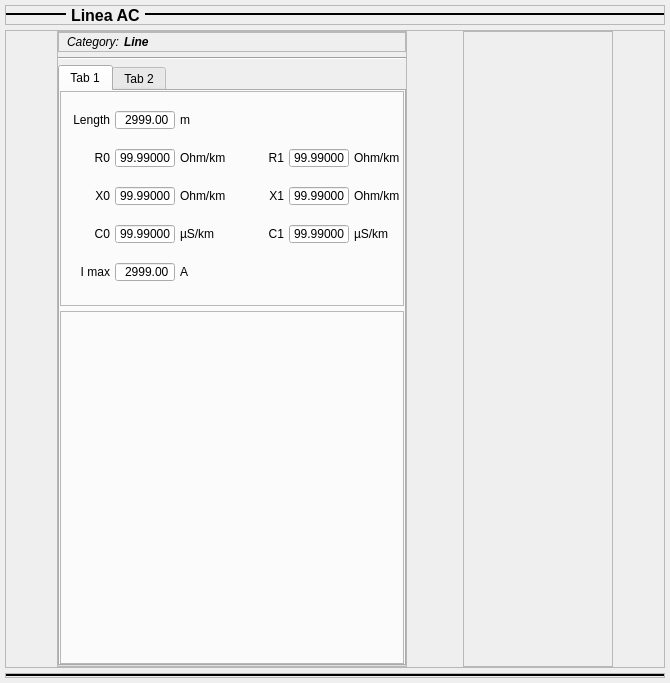
<?xml version="1.0" encoding="UTF-8"?>
<ui version="4.0">
 <class>Form</class>
 <widget class="QWidget" name="Form">
  <property name="geometry">
   <rect>
    <x>0</x>
    <y>0</y>
    <width>670</width>
    <height>683</height>
   </rect>
  </property>
  <property name="windowTitle">
   <string>Form</string>
  </property>
  <layout class="QVBoxLayout" name="verticalLayout_3">
   <property name="spacing">
    <number>5</number>
   </property>
   <property name="leftMargin">
    <number>5</number>
   </property>
   <property name="topMargin">
    <number>5</number>
   </property>
   <property name="rightMargin">
    <number>5</number>
   </property>
   <property name="bottomMargin">
    <number>5</number>
   </property>
   <item>
    <widget class="QFrame" name="frame_5">
     <property name="sizePolicy">
      <sizepolicy hsizetype="Preferred" vsizetype="Minimum">
       <horstretch>200</horstretch>
       <verstretch>0</verstretch>
      </sizepolicy>
     </property>
     <property name="minimumSize">
      <size>
       <width>20</width>
       <height>0</height>
      </size>
     </property>
     <property name="maximumSize">
      <size>
       <width>1000</width>
       <height>20</height>
      </size>
     </property>
     <property name="frameShape">
      <enum>QFrame::StyledPanel</enum>
     </property>
     <property name="frameShadow">
      <enum>QFrame::Raised</enum>
     </property>
     <layout class="QHBoxLayout" name="horizontalLayout" stretch="0,0,0">
      <property name="spacing">
       <number>5</number>
      </property>
      <property name="leftMargin">
       <number>0</number>
      </property>
      <property name="topMargin">
       <number>0</number>
      </property>
      <property name="rightMargin">
       <number>0</number>
      </property>
      <property name="bottomMargin">
       <number>0</number>
      </property>
      <item>
       <widget class="Line" name="line">
        <property name="sizePolicy">
         <sizepolicy hsizetype="Fixed" vsizetype="Fixed">
          <horstretch>0</horstretch>
          <verstretch>0</verstretch>
         </sizepolicy>
        </property>
        <property name="minimumSize">
         <size>
          <width>60</width>
          <height>0</height>
         </size>
        </property>
        <property name="maximumSize">
         <size>
          <width>60</width>
          <height>16777215</height>
         </size>
        </property>
        <property name="frameShadow">
         <enum>QFrame::Plain</enum>
        </property>
        <property name="lineWidth">
         <number>2</number>
        </property>
        <property name="orientation">
         <enum>Qt::Horizontal</enum>
        </property>
       </widget>
      </item>
      <item>
       <widget class="QLabel" name="label_3">
        <property name="sizePolicy">
         <sizepolicy hsizetype="Preferred" vsizetype="Preferred">
          <horstretch>0</horstretch>
          <verstretch>0</verstretch>
         </sizepolicy>
        </property>
        <property name="minimumSize">
         <size>
          <width>20</width>
          <height>0</height>
         </size>
        </property>
        <property name="maximumSize">
         <size>
          <width>200</width>
          <height>16777215</height>
         </size>
        </property>
        <property name="font">
         <font>
          <pointsize>12</pointsize>
          <weight>75</weight>
          <bold>true</bold>
         </font>
        </property>
        <property name="text">
         <string>Linea AC</string>
        </property>
       </widget>
      </item>
      <item>
       <widget class="Line" name="line_3">
        <property name="sizePolicy">
         <sizepolicy hsizetype="Maximum" vsizetype="Fixed">
          <horstretch>200</horstretch>
          <verstretch>0</verstretch>
         </sizepolicy>
        </property>
        <property name="minimumSize">
         <size>
          <width>20</width>
          <height>0</height>
         </size>
        </property>
        <property name="maximumSize">
         <size>
          <width>1000</width>
          <height>16777215</height>
         </size>
        </property>
        <property name="frameShadow">
         <enum>QFrame::Plain</enum>
        </property>
        <property name="lineWidth">
         <number>2</number>
        </property>
        <property name="orientation">
         <enum>Qt::Horizontal</enum>
        </property>
       </widget>
      </item>
     </layout>
    </widget>
   </item>
   <item>
    <widget class="QFrame" name="frame_7">
     <property name="frameShape">
      <enum>QFrame::StyledPanel</enum>
     </property>
     <property name="frameShadow">
      <enum>QFrame::Raised</enum>
     </property>
     <layout class="QHBoxLayout" name="horizontalLayout_5">
      <property name="spacing">
       <number>5</number>
      </property>
      <property name="leftMargin">
       <number>0</number>
      </property>
      <property name="topMargin">
       <number>0</number>
      </property>
      <property name="rightMargin">
       <number>0</number>
      </property>
      <property name="bottomMargin">
       <number>0</number>
      </property>
      <item>
       <widget class="QFrame" name="frame_9">
        <property name="minimumSize">
         <size>
          <width>300</width>
          <height>0</height>
         </size>
        </property>
        <property name="maximumSize">
         <size>
          <width>350</width>
          <height>1000</height>
         </size>
        </property>
        <property name="frameShape">
         <enum>QFrame::StyledPanel</enum>
        </property>
        <property name="frameShadow">
         <enum>QFrame::Raised</enum>
        </property>
        <layout class="QVBoxLayout" name="verticalLayout_4">
         <property name="spacing">
          <number>5</number>
         </property>
         <property name="leftMargin">
          <number>0</number>
         </property>
         <property name="topMargin">
          <number>0</number>
         </property>
         <property name="rightMargin">
          <number>0</number>
         </property>
         <property name="bottomMargin">
          <number>0</number>
         </property>
         <item>
          <widget class="QFrame" name="frame_12">
           <property name="minimumSize">
            <size>
             <width>0</width>
             <height>20</height>
            </size>
           </property>
           <property name="maximumSize">
            <size>
             <width>16777215</width>
             <height>20</height>
            </size>
           </property>
           <property name="frameShape">
            <enum>QFrame::StyledPanel</enum>
           </property>
           <property name="frameShadow">
            <enum>QFrame::Raised</enum>
           </property>
           <layout class="QHBoxLayout" name="horizontalLayout_3">
            <property name="spacing">
             <number>5</number>
            </property>
            <property name="leftMargin">
             <number>0</number>
            </property>
            <property name="topMargin">
             <number>0</number>
            </property>
            <property name="rightMargin">
             <number>0</number>
            </property>
            <property name="bottomMargin">
             <number>0</number>
            </property>
            <item>
             <widget class="QLabel" name="label_19">
              <property name="minimumSize">
               <size>
                <width>60</width>
                <height>0</height>
               </size>
              </property>
              <property name="maximumSize">
               <size>
                <width>60</width>
                <height>16777215</height>
               </size>
              </property>
              <property name="font">
               <font>
                <italic>true</italic>
               </font>
              </property>
              <property name="text">
               <string>Category:</string>
              </property>
              <property name="alignment">
               <set>Qt::AlignRight|Qt::AlignTrailing|Qt::AlignVCenter</set>
              </property>
             </widget>
            </item>
            <item>
             <widget class="QLabel" name="label_52">
              <property name="font">
               <font>
                <weight>75</weight>
                <italic>true</italic>
                <bold>true</bold>
               </font>
              </property>
              <property name="text">
               <string>Line</string>
              </property>
             </widget>
            </item>
           </layout>
          </widget>
         </item>
         <item>
          <widget class="Line" name="line_5">
           <property name="orientation">
            <enum>Qt::Horizontal</enum>
           </property>
          </widget>
         </item>
         <item>
          <widget class="QTabWidget" name="tabWidget">
           <property name="maximumSize">
            <size>
             <width>350</width>
             <height>16777215</height>
            </size>
           </property>
           <property name="currentIndex">
            <number>0</number>
           </property>
           <widget class="QWidget" name="tab_3">
            <attribute name="title">
             <string>Tab 1</string>
            </attribute>
            <layout class="QVBoxLayout" name="verticalLayout_2">
             <property name="spacing">
              <number>5</number>
             </property>
             <property name="leftMargin">
              <number>0</number>
             </property>
             <property name="topMargin">
              <number>0</number>
             </property>
             <property name="rightMargin">
              <number>0</number>
             </property>
             <property name="bottomMargin">
              <number>0</number>
             </property>
             <item>
              <widget class="QFrame" name="frame_11">
               <property name="sizePolicy">
                <sizepolicy hsizetype="Preferred" vsizetype="Fixed">
                 <horstretch>0</horstretch>
                 <verstretch>0</verstretch>
                </sizepolicy>
               </property>
               <property name="minimumSize">
                <size>
                 <width>0</width>
                 <height>0</height>
                </size>
               </property>
               <property name="maximumSize">
                <size>
                 <width>350</width>
                 <height>215</height>
                </size>
               </property>
               <property name="frameShape">
                <enum>QFrame::StyledPanel</enum>
               </property>
               <property name="frameShadow">
                <enum>QFrame::Raised</enum>
               </property>
               <layout class="QGridLayout" name="gridLayout_3">
                <property name="leftMargin">
                 <number>0</number>
                </property>
                <property name="topMargin">
                 <number>5</number>
                </property>
                <property name="rightMargin">
                 <number>0</number>
                </property>
                <property name="bottomMargin">
                 <number>5</number>
                </property>
                <property name="spacing">
                 <number>5</number>
                </property>
                <item row="0" column="0">
                 <widget class="QLabel" name="label_44">
                  <property name="minimumSize">
                   <size>
                    <width>20</width>
                    <height>0</height>
                   </size>
                  </property>
                  <property name="maximumSize">
                   <size>
                    <width>50</width>
                    <height>20</height>
                   </size>
                  </property>
                  <property name="text">
                   <string>Length</string>
                  </property>
                  <property name="alignment">
                   <set>Qt::AlignRight|Qt::AlignTrailing|Qt::AlignVCenter</set>
                  </property>
                 </widget>
                </item>
                <item row="1" column="3">
                 <widget class="QLabel" name="label_42">
                  <property name="minimumSize">
                   <size>
                    <width>20</width>
                    <height>0</height>
                   </size>
                  </property>
                  <property name="maximumSize">
                   <size>
                    <width>50</width>
                    <height>20</height>
                   </size>
                  </property>
                  <property name="text">
                   <string>R1</string>
                  </property>
                  <property name="alignment">
                   <set>Qt::AlignRight|Qt::AlignTrailing|Qt::AlignVCenter</set>
                  </property>
                 </widget>
                </item>
                <item row="0" column="2">
                 <widget class="QLabel" name="label_47">
                  <property name="minimumSize">
                   <size>
                    <width>30</width>
                    <height>0</height>
                   </size>
                  </property>
                  <property name="maximumSize">
                   <size>
                    <width>50</width>
                    <height>20</height>
                   </size>
                  </property>
                  <property name="text">
                   <string>m</string>
                  </property>
                 </widget>
                </item>
                <item row="1" column="2">
                 <widget class="QLabel" name="label_51">
                  <property name="minimumSize">
                   <size>
                    <width>30</width>
                    <height>0</height>
                   </size>
                  </property>
                  <property name="maximumSize">
                   <size>
                    <width>50</width>
                    <height>20</height>
                   </size>
                  </property>
                  <property name="text">
                   <string>Ohm/km</string>
                  </property>
                 </widget>
                </item>
                <item row="1" column="1">
                 <widget class="QDoubleSpinBox" name="doubleSpinBox_19">
                  <property name="minimumSize">
                   <size>
                    <width>30</width>
                    <height>0</height>
                   </size>
                  </property>
                  <property name="maximumSize">
                   <size>
                    <width>60</width>
                    <height>20</height>
                   </size>
                  </property>
                  <property name="alignment">
                   <set>Qt::AlignRight|Qt::AlignTrailing|Qt::AlignVCenter</set>
                  </property>
                  <property name="buttonSymbols">
                   <enum>QAbstractSpinBox::NoButtons</enum>
                  </property>
                  <property name="decimals">
                   <number>5</number>
                  </property>
                  <property name="maximum">
                   <double>99.989999999999995</double>
                  </property>
                  <property name="value">
                   <double>99.989999999999995</double>
                  </property>
                 </widget>
                </item>
                <item row="5" column="2">
                 <widget class="QLabel" name="label_48">
                  <property name="minimumSize">
                   <size>
                    <width>30</width>
                    <height>0</height>
                   </size>
                  </property>
                  <property name="maximumSize">
                   <size>
                    <width>50</width>
                    <height>20</height>
                   </size>
                  </property>
                  <property name="text">
                   <string>µS/km</string>
                  </property>
                 </widget>
                </item>
                <item row="3" column="1">
                 <widget class="QDoubleSpinBox" name="doubleSpinBox_20">
                  <property name="minimumSize">
                   <size>
                    <width>30</width>
                    <height>0</height>
                   </size>
                  </property>
                  <property name="maximumSize">
                   <size>
                    <width>60</width>
                    <height>20</height>
                   </size>
                  </property>
                  <property name="alignment">
                   <set>Qt::AlignRight|Qt::AlignTrailing|Qt::AlignVCenter</set>
                  </property>
                  <property name="buttonSymbols">
                   <enum>QAbstractSpinBox::NoButtons</enum>
                  </property>
                  <property name="decimals">
                   <number>5</number>
                  </property>
                  <property name="maximum">
                   <double>99.989999999999995</double>
                  </property>
                  <property name="value">
                   <double>99.989999999999995</double>
                  </property>
                 </widget>
                </item>
                <item row="5" column="0">
                 <widget class="QLabel" name="label_37">
                  <property name="minimumSize">
                   <size>
                    <width>20</width>
                    <height>0</height>
                   </size>
                  </property>
                  <property name="maximumSize">
                   <size>
                    <width>50</width>
                    <height>20</height>
                   </size>
                  </property>
                  <property name="text">
                   <string>C0</string>
                  </property>
                  <property name="alignment">
                   <set>Qt::AlignRight|Qt::AlignTrailing|Qt::AlignVCenter</set>
                  </property>
                 </widget>
                </item>
                <item row="1" column="4">
                 <widget class="QDoubleSpinBox" name="doubleSpinBox_22">
                  <property name="minimumSize">
                   <size>
                    <width>30</width>
                    <height>0</height>
                   </size>
                  </property>
                  <property name="maximumSize">
                   <size>
                    <width>60</width>
                    <height>20</height>
                   </size>
                  </property>
                  <property name="alignment">
                   <set>Qt::AlignRight|Qt::AlignTrailing|Qt::AlignVCenter</set>
                  </property>
                  <property name="buttonSymbols">
                   <enum>QAbstractSpinBox::NoButtons</enum>
                  </property>
                  <property name="decimals">
                   <number>5</number>
                  </property>
                  <property name="maximum">
                   <double>99.989999999999995</double>
                  </property>
                  <property name="value">
                   <double>99.989999999999995</double>
                  </property>
                 </widget>
                </item>
                <item row="7" column="2">
                 <widget class="QLabel" name="label_38">
                  <property name="minimumSize">
                   <size>
                    <width>30</width>
                    <height>0</height>
                   </size>
                  </property>
                  <property name="maximumSize">
                   <size>
                    <width>50</width>
                    <height>20</height>
                   </size>
                  </property>
                  <property name="text">
                   <string>A</string>
                  </property>
                 </widget>
                </item>
                <item row="0" column="1">
                 <widget class="QDoubleSpinBox" name="doubleSpinBox_23">
                  <property name="minimumSize">
                   <size>
                    <width>30</width>
                    <height>0</height>
                   </size>
                  </property>
                  <property name="maximumSize">
                   <size>
                    <width>60</width>
                    <height>20</height>
                   </size>
                  </property>
                  <property name="alignment">
                   <set>Qt::AlignRight|Qt::AlignTrailing|Qt::AlignVCenter</set>
                  </property>
                  <property name="buttonSymbols">
                   <enum>QAbstractSpinBox::NoButtons</enum>
                  </property>
                  <property name="maximum">
                   <double>9999.989999999999782</double>
                  </property>
                  <property name="value">
                   <double>2999.000000000000000</double>
                  </property>
                 </widget>
                </item>
                <item row="3" column="0">
                 <widget class="QLabel" name="label_41">
                  <property name="minimumSize">
                   <size>
                    <width>20</width>
                    <height>0</height>
                   </size>
                  </property>
                  <property name="maximumSize">
                   <size>
                    <width>50</width>
                    <height>20</height>
                   </size>
                  </property>
                  <property name="text">
                   <string>X0</string>
                  </property>
                  <property name="alignment">
                   <set>Qt::AlignRight|Qt::AlignTrailing|Qt::AlignVCenter</set>
                  </property>
                 </widget>
                </item>
                <item row="1" column="0">
                 <widget class="QLabel" name="label_39">
                  <property name="minimumSize">
                   <size>
                    <width>20</width>
                    <height>0</height>
                   </size>
                  </property>
                  <property name="maximumSize">
                   <size>
                    <width>50</width>
                    <height>20</height>
                   </size>
                  </property>
                  <property name="text">
                   <string>R0</string>
                  </property>
                  <property name="alignment">
                   <set>Qt::AlignRight|Qt::AlignTrailing|Qt::AlignVCenter</set>
                  </property>
                 </widget>
                </item>
                <item row="5" column="1">
                 <widget class="QDoubleSpinBox" name="doubleSpinBox_17">
                  <property name="minimumSize">
                   <size>
                    <width>30</width>
                    <height>0</height>
                   </size>
                  </property>
                  <property name="maximumSize">
                   <size>
                    <width>60</width>
                    <height>20</height>
                   </size>
                  </property>
                  <property name="alignment">
                   <set>Qt::AlignRight|Qt::AlignTrailing|Qt::AlignVCenter</set>
                  </property>
                  <property name="buttonSymbols">
                   <enum>QAbstractSpinBox::NoButtons</enum>
                  </property>
                  <property name="decimals">
                   <number>5</number>
                  </property>
                  <property name="maximum">
                   <double>99.989999999999995</double>
                  </property>
                  <property name="value">
                   <double>99.989999999999995</double>
                  </property>
                 </widget>
                </item>
                <item row="3" column="2">
                 <widget class="QLabel" name="label_50">
                  <property name="minimumSize">
                   <size>
                    <width>30</width>
                    <height>0</height>
                   </size>
                  </property>
                  <property name="maximumSize">
                   <size>
                    <width>50</width>
                    <height>20</height>
                   </size>
                  </property>
                  <property name="text">
                   <string>Ohm/km</string>
                  </property>
                 </widget>
                </item>
                <item row="1" column="5">
                 <widget class="QLabel" name="label_40">
                  <property name="minimumSize">
                   <size>
                    <width>30</width>
                    <height>0</height>
                   </size>
                  </property>
                  <property name="maximumSize">
                   <size>
                    <width>50</width>
                    <height>20</height>
                   </size>
                  </property>
                  <property name="text">
                   <string>Ohm/km</string>
                  </property>
                 </widget>
                </item>
                <item row="3" column="3">
                 <widget class="QLabel" name="label_45">
                  <property name="minimumSize">
                   <size>
                    <width>20</width>
                    <height>0</height>
                   </size>
                  </property>
                  <property name="maximumSize">
                   <size>
                    <width>50</width>
                    <height>20</height>
                   </size>
                  </property>
                  <property name="text">
                   <string>X1</string>
                  </property>
                  <property name="alignment">
                   <set>Qt::AlignRight|Qt::AlignTrailing|Qt::AlignVCenter</set>
                  </property>
                 </widget>
                </item>
                <item row="3" column="4">
                 <widget class="QDoubleSpinBox" name="doubleSpinBox_21">
                  <property name="minimumSize">
                   <size>
                    <width>30</width>
                    <height>0</height>
                   </size>
                  </property>
                  <property name="maximumSize">
                   <size>
                    <width>60</width>
                    <height>20</height>
                   </size>
                  </property>
                  <property name="alignment">
                   <set>Qt::AlignRight|Qt::AlignTrailing|Qt::AlignVCenter</set>
                  </property>
                  <property name="buttonSymbols">
                   <enum>QAbstractSpinBox::NoButtons</enum>
                  </property>
                  <property name="decimals">
                   <number>5</number>
                  </property>
                  <property name="maximum">
                   <double>99.989999999999995</double>
                  </property>
                  <property name="value">
                   <double>99.989999999999995</double>
                  </property>
                 </widget>
                </item>
                <item row="3" column="5">
                 <widget class="QLabel" name="label_49">
                  <property name="minimumSize">
                   <size>
                    <width>30</width>
                    <height>0</height>
                   </size>
                  </property>
                  <property name="maximumSize">
                   <size>
                    <width>50</width>
                    <height>20</height>
                   </size>
                  </property>
                  <property name="text">
                   <string>Ohm/km</string>
                  </property>
                 </widget>
                </item>
                <item row="5" column="3">
                 <widget class="QLabel" name="label_36">
                  <property name="minimumSize">
                   <size>
                    <width>20</width>
                    <height>0</height>
                   </size>
                  </property>
                  <property name="maximumSize">
                   <size>
                    <width>50</width>
                    <height>20</height>
                   </size>
                  </property>
                  <property name="text">
                   <string>C1</string>
                  </property>
                  <property name="alignment">
                   <set>Qt::AlignRight|Qt::AlignTrailing|Qt::AlignVCenter</set>
                  </property>
                 </widget>
                </item>
                <item row="5" column="4">
                 <widget class="QDoubleSpinBox" name="doubleSpinBox_18">
                  <property name="minimumSize">
                   <size>
                    <width>30</width>
                    <height>0</height>
                   </size>
                  </property>
                  <property name="maximumSize">
                   <size>
                    <width>60</width>
                    <height>20</height>
                   </size>
                  </property>
                  <property name="alignment">
                   <set>Qt::AlignRight|Qt::AlignTrailing|Qt::AlignVCenter</set>
                  </property>
                  <property name="buttonSymbols">
                   <enum>QAbstractSpinBox::NoButtons</enum>
                  </property>
                  <property name="decimals">
                   <number>5</number>
                  </property>
                  <property name="maximum">
                   <double>99.989999999999995</double>
                  </property>
                  <property name="value">
                   <double>99.989999999999995</double>
                  </property>
                 </widget>
                </item>
                <item row="5" column="5">
                 <widget class="QLabel" name="label_43">
                  <property name="minimumSize">
                   <size>
                    <width>30</width>
                    <height>0</height>
                   </size>
                  </property>
                  <property name="maximumSize">
                   <size>
                    <width>50</width>
                    <height>20</height>
                   </size>
                  </property>
                  <property name="text">
                   <string>µS/km</string>
                  </property>
                 </widget>
                </item>
                <item row="7" column="0">
                 <widget class="QLabel" name="label_46">
                  <property name="minimumSize">
                   <size>
                    <width>20</width>
                    <height>0</height>
                   </size>
                  </property>
                  <property name="maximumSize">
                   <size>
                    <width>50</width>
                    <height>20</height>
                   </size>
                  </property>
                  <property name="text">
                   <string>I max</string>
                  </property>
                  <property name="alignment">
                   <set>Qt::AlignRight|Qt::AlignTrailing|Qt::AlignVCenter</set>
                  </property>
                 </widget>
                </item>
                <item row="7" column="1">
                 <widget class="QDoubleSpinBox" name="doubleSpinBox_24">
                  <property name="minimumSize">
                   <size>
                    <width>30</width>
                    <height>0</height>
                   </size>
                  </property>
                  <property name="maximumSize">
                   <size>
                    <width>60</width>
                    <height>20</height>
                   </size>
                  </property>
                  <property name="alignment">
                   <set>Qt::AlignRight|Qt::AlignTrailing|Qt::AlignVCenter</set>
                  </property>
                  <property name="buttonSymbols">
                   <enum>QAbstractSpinBox::NoButtons</enum>
                  </property>
                  <property name="maximum">
                   <double>9999.989999999999782</double>
                  </property>
                  <property name="value">
                   <double>2999.000000000000000</double>
                  </property>
                 </widget>
                </item>
               </layout>
              </widget>
             </item>
             <item>
              <widget class="QFrame" name="frame_10">
               <property name="maximumSize">
                <size>
                 <width>500</width>
                 <height>16777215</height>
                </size>
               </property>
               <property name="frameShape">
                <enum>QFrame::StyledPanel</enum>
               </property>
               <property name="frameShadow">
                <enum>QFrame::Raised</enum>
               </property>
              </widget>
             </item>
            </layout>
           </widget>
           <widget class="QWidget" name="tab_4">
            <attribute name="title">
             <string>Tab 2</string>
            </attribute>
           </widget>
          </widget>
         </item>
        </layout>
       </widget>
      </item>
      <item>
       <widget class="QFrame" name="frame_8">
        <property name="minimumSize">
         <size>
          <width>150</width>
          <height>0</height>
         </size>
        </property>
        <property name="maximumSize">
         <size>
          <width>150</width>
          <height>16777215</height>
         </size>
        </property>
        <property name="frameShape">
         <enum>QFrame::StyledPanel</enum>
        </property>
        <property name="frameShadow">
         <enum>QFrame::Raised</enum>
        </property>
       </widget>
      </item>
     </layout>
    </widget>
   </item>
   <item>
    <widget class="QFrame" name="frame_6">
     <property name="maximumSize">
      <size>
       <width>16777215</width>
       <height>20</height>
      </size>
     </property>
     <property name="frameShape">
      <enum>QFrame::StyledPanel</enum>
     </property>
     <property name="frameShadow">
      <enum>QFrame::Raised</enum>
     </property>
     <layout class="QHBoxLayout" name="horizontalLayout_4">
      <property name="spacing">
       <number>0</number>
      </property>
      <property name="leftMargin">
       <number>0</number>
      </property>
      <property name="topMargin">
       <number>0</number>
      </property>
      <property name="rightMargin">
       <number>0</number>
      </property>
      <property name="bottomMargin">
       <number>0</number>
      </property>
      <item>
       <widget class="Line" name="line_4">
        <property name="sizePolicy">
         <sizepolicy hsizetype="Maximum" vsizetype="Fixed">
          <horstretch>200</horstretch>
          <verstretch>0</verstretch>
         </sizepolicy>
        </property>
        <property name="minimumSize">
         <size>
          <width>20</width>
          <height>0</height>
         </size>
        </property>
        <property name="maximumSize">
         <size>
          <width>1000</width>
          <height>16777215</height>
         </size>
        </property>
        <property name="frameShadow">
         <enum>QFrame::Plain</enum>
        </property>
        <property name="lineWidth">
         <number>2</number>
        </property>
        <property name="orientation">
         <enum>Qt::Horizontal</enum>
        </property>
       </widget>
      </item>
     </layout>
    </widget>
   </item>
  </layout>
 </widget>
 <resources/>
 <connections/>
</ui>
